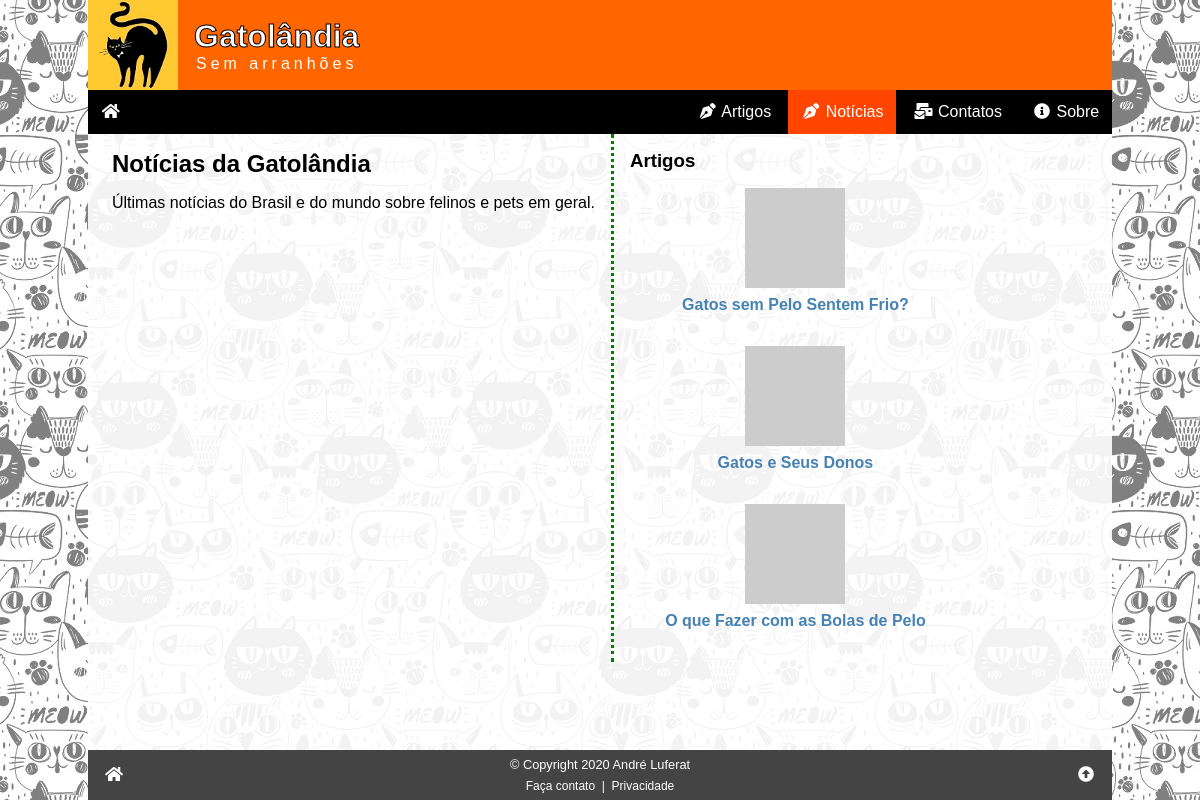
/noticias.php, run on the app's committed database.
### tables this page shows
CREATE TABLE artigos (
    id_artigo INT PRIMARY KEY NOT NULL AUTO_INCREMENT,
    data TIMESTAMP DEFAULT CURRENT_TIMESTAMP,
    titulo VARCHAR(255) NOT NULL,
    imagem VARCHAR(255) COMMENT 'URL da imagem - thumbnail',
    resumo VARCHAR(255) NOT NULL COMMENT 'Resumo do artigo',
    texto LONGTEXT NOT NULL COMMENT 'Texto (HTML) do artigo completo',
    autor_id INT NOT NULL,
    campo1 TEXT COMMENT 'Reservado para uso futuro',
    campo2 TEXT COMMENT 'Reservado para uso futuro',
    campo3 TEXT COMMENT 'Reservado para uso futuro',
    status ENUM ('inativo', 'ativo') DEFAULT 'ativo',

     
    FOREIGN KEY (autor_id) REFERENCES autores (id_autor)
);

### noticias.php (the view, shortened to what this page needs)
<?php
require ('_config.php');
$sql = "SELECT id_artigo, imagem, titulo FROM `artigos` WHERE status = 'ativo' ORDER BY RAND() LIMIT 3;";
$res = $conn->query($sql);
$artigos = '';
while ($art = $res->fetch_assoc()) :
    $artigos .= <<<HTML
<div class="art">
<a href="/artigo.php?id={$art['id_artigo']}">
    <img src="{$art['imagem']}" alt="{$art['titulo']}" title="{$art['titulo']}">
    {$art['titulo']}
</a>
</div>
HTML;
endwhile;
$artigos .= '';
require ('_header.php');
?>
<div class="row">
    <div class="col1">
        <h2>Notícias da Gatolândia</h2>
        <p>Últimas notícias do Brasil e do mundo sobre felinos e pets em geral.</p>
    </div>
    <aside class="col2">
        <h3>Artigos</h3>
        <?php echo $artigos ?>
    </aside>
</div>
<?php
require ('_footer.php');
?>

### css/global.css (style rules this page uses)
:root { --tamanho-texto-site: 16px; --tipo-fonte-site: sans-serif; --cor-dos-links: steelblue; --cor-dos-links-em-hover: orangered; --fundo-da-pagina: url('/img/fundo02.jpg') black fixed; }
* { box-sizing: border-box; }
html, body { padding: 0; margin: 0; width: 100%; height: 100%; position: relative; font-size: var(--tamanho-texto-site); font-family: var(--tipo-fonte-site); }
a { color: var(--cor-dos-links); text-decoration: none; }
p, h1, h2, h3, h4, h5 { margin: 1rem 0; }
body { background: var(--fundo-da-pagina); }

### css/noticias.css (style rules this page uses)
.row { display: flex; width: 100%; flex-direction: column; }
.col2 { width: 100%; border-top: 3px dotted green; margin-top: 2rem; margin-bottom: 2rem; }
.art { text-align: center; font-weight: bold; margin-bottom: 2rem; }
.art img { width: 100px; display: block; margin: 1rem auto .5rem auto; }
@media (min-width: 640px) { .row { flex-direction: row; } }
@media (min-width: 640px) { .col1 { padding-right: 1rem; } }
@media (min-width: 640px) { .col2 { width: 350px; padding-left: 1rem; border: 0; margin: 0; border-left: 3px dotted green; } }

### data on the page
artigos: titulo "Gatos sem Pelo Sentem Frio?"
artigos: titulo "Gatos e Seus Donos"
artigos: titulo "O que Fazer com as Bolas de Pelo"
